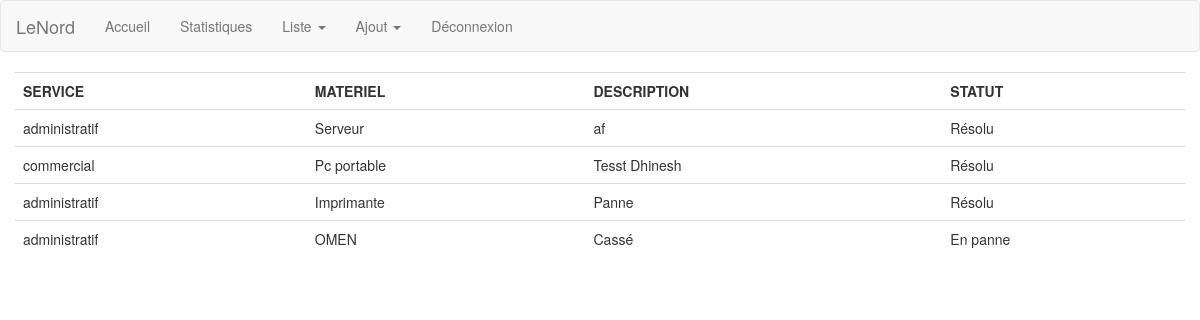
Page /incidents.php (signed in) on the committed database.
### tables this page shows
CREATE TABLE `incidents` (
  `id_incident` int(11) NOT NULL,
  `id_service` int(11) NOT NULL,
  `id_materiel` int(11) NOT NULL,
  `id_statut` int(11) NOT NULL,
  `description` text NOT NULL,
  `date_auj` date NOT NULL
);

CREATE TABLE `service` (
  `id_service` int(11) NOT NULL,
  `nom_service` text NOT NULL
);

CREATE TABLE `materiel` (
  `id_mat` int(11) NOT NULL,
  `nom_mat` text NOT NULL
);

CREATE TABLE `status` (
  `id_status` int(11) NOT NULL,
  `nom_status` text NOT NULL
);

### manager.php (called while the page is built, shortened)
<?php
require_once 'connexion.php';
function getAllIncidents(){
  global $pdo;
  $requete = 'SELECT * ,  description
  FROM incidents,service,status,materiel
  WHERE incidents.id_statut=status.id_status and incidents.id_service=service.id_service and incidents.id_materiel=materiel.id_mat;
  '  ;
  $prep = $pdo->prepare($requete);
  $prep->execute();
  return $prep->fetchAll();
}
?>

### incidents.php (the view, shortened to what this page needs)
<?php
require_once 'manager.php';
require_once 'header.php';
    ?>
<!DOCTYPE html>
<html>
<head>
</head>
<body>
	<div class="container">
		<div class="row">
			<div class="col">
				<table class="table">
  <th> SERVICE</th>
  <th>MATERIEL</th>
   <th>DESCRIPTION</th>
   <th >STATUT</th>
  <tr >
  	<?php
  	 $lesIncidents = getAllIncidents();
  	 foreach ($lesIncidents as $incident ) :?>
<td ><?php echo $incident->nom_service; ?></</td>
<td ><?php echo $incident->nom_mat; ?></</td>
<td ><?php echo $incident->description; ?></</td>
<?php if($_SESSION['statut'] !=="Admin"){
 echo '<td >' .  $incident->nom_status;  '</td>';
}
?>
  </tr>
      <?php endforeach ?>
  </table>
			</div>
		</div>
	</div>
</body>
</html>

### header.php (shortened to what this page needs)
<!DOCTYPE html>
<html lang="fr">
  <head>
<html xmlns="http://www.w3.org/1999/xhtml" xml:lang="fr" >
    <link rel="stylesheet" type="text/css" href="css/style.css">
    <link href="css/bootstrap.min.css" rel="stylesheet">
    <link rel="stylesheet" type="text/css" href="js/jquery-ui.min.css">
    <require
  </head>
  <body>
  <?php
require_once 'manager.php';
?>
  <nav class="navbar navbar-default">
  <div class="container-fluid">
    <div class="navbar-header">
      <a class="navbar-brand" href="index.php">LeNord</a>
    </div>
    <ul class="nav navbar-nav">
      <li><a href="index.php">Accueil</a></li>
      <li><a href="stats.php">Statistiques</a></li>
     <li class="dropdown">
        <a class="dropdown-toggle" data-toggle="dropdown" href="#">Liste
        <span class="caret"></span></a>
      </li>
<li class="dropdown">
        <a class="dropdown-toggle" data-toggle="dropdown" href="#">Ajout
        <span class="caret"></span></a>
      </li>
      <?php
      if(isset($_SESSION['login'])){
        echo '<li><a href="signout.php">Déconnexion</a></li>';
      }
      else{
        echo '<li><a href="sign.php">Connexion</a></li>';
        echo '<li><a href="personne.php">Inscription</a></li>';
      }
      ?>
    </ul>
  </div>
</nav>
  </body>
  </html>

### css/style.css (style rules this page uses)
body { min-width:200px; margin: 0 auto; font-family: 'Raleway', sans-serif; background-color: white; background-size: cover; background-attachment:fixed; }

### rows in the picture
incidents: id_service.nom_service "administratif", id_materiel.nom_mat "Serveur", description "af", id_statut.nom_status "Résolu"
incidents: id_service.nom_service "commercial", id_materiel.nom_mat "Pc portable", description "Tesst Dhinesh", id_statut.nom_status "Résolu"
incidents: id_service.nom_service "administratif", id_materiel.nom_mat "Imprimante", description "Panne", id_statut.nom_status "Résolu"
incidents: id_service.nom_service "administratif", id_materiel.nom_mat "OMEN", description "Cassé", id_statut.nom_status "En panne"
